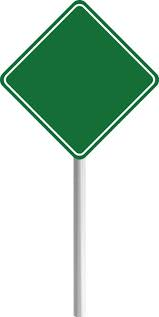
#> input picture go.jpg, 159 x 317 px
$ jupyter execute 'assignment 01 (IP) (1).ipynb'
#> lines starting #> are read from the running program, lines starting #| are printed output that depends on the picture; after the words box and inside, x2 and y2 are one past the last pixel; in counts of white or black regions, pixels touching at a corner belong together
# Step 1: Import Necessary Libraries and Read the Image

[cell 1]
import cv2
import numpy as np
import matplotlib.pyplot as plt

# Read the input image
img = cv2.imread("go.jpg", cv2.IMREAD_COLOR)
#> img is the input picture: shape (317, 159, 3); mean B, G, R 201, 214.7, 191.9

# Convert BGR to RGB for correct display in Matplotlib
img_rgb = cv2.cvtColor(img, cv2.COLOR_BGR2RGB)

# Display the original image using Matplotlib
plt.imshow(img_rgb)
plt.title("Original Image")
plt.axis("off")  # Hide axes for a clean display
plt.show()

# Part 2: Preprocessing - Convert to Grayscale

[cell 2]
# Convert image to grayscale
gray = cv2.cvtColor(img, cv2.COLOR_BGR2GRAY)
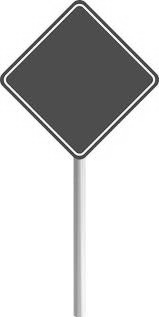
#> gray: shape (317, 159); min 25, max 255, mean 206.3
# Display grayscale image
plt.imshow(gray, cmap='gray')
plt.title("Grayscale Image")
plt.axis("off")  # Hide axes
plt.show()

# Part 3: Preprocessing - Apply Gaussian Blur to Reduce Noise

[cell 3]
# Apply Gaussian Blur
blurred = cv2.GaussianBlur(gray, (5, 5), 0)
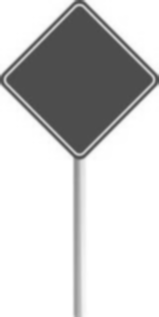
#> blurred: shape (317, 159); min 74, max 255, mean 206.3

# Display blurred image
plt.imshow(blurred, cmap='gray')
plt.title("Blurred Image (Noise Reduction)")
plt.axis("off")  # Hide axes
plt.show()

# Part 4: Preprocessing - Implement Canny Edge Detection

[cell 4]
# Apply Canny Edge Detection
edges = cv2.Canny(blurred, 50, 150)
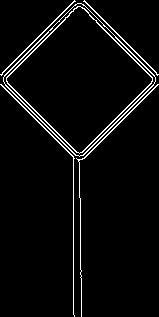
#> edges: shape (317, 159); 4.1% white in thin lines or dots

# Create an all-black image with the same shape as the original
edges_colored = np.zeros_like(img)

# Set the edges to green (BGR: [0, 255, 0] for green)
edges_colored[edges == 255] = [0, 255, 0]

# Display the edge-detected image with green edges
plt.imshow(cv2.cvtColor(edges_colored, cv2.COLOR_BGR2RGB))
plt.title("Canny Edge Detection (Green Edges)")
plt.axis("off")  # Hide axes
plt.show()
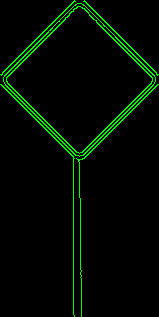
#> shown: shape (317, 159, 3); mean R, G, B 0, 10.4, 0

# Part 5: Detect Traffic Sign Shape, Color, Message

[cell 5]
def detect_color(img):
    hsv = cv2.cvtColor(img, cv2.COLOR_BGR2HSV)

    # Define color ranges
    red_lower1 = np.array([0, 100, 100])
    red_upper1 = np.array([10, 255, 255])
    red_lower2 = np.array([160, 100, 100])
    red_upper2 = np.array([180, 255, 255])
    yellow_lower = np.array([20, 100, 100])
    yellow_upper = np.array([30, 255, 255])
    green_lower = np.array([40, 50, 50])
    green_upper = np.array([90, 255, 255])

    # Create masks
    red_mask1 = cv2.inRange(hsv, red_lower1, red_upper1)
    red_mask2 = cv2.inRange(hsv, red_lower2, red_upper2)
    red_mask = red_mask1 + red_mask2
    yellow_mask = cv2.inRange(hsv, yellow_lower, yellow_upper)
    green_mask = cv2.inRange(hsv, green_lower, green_upper)

    # Determine color
    if np.any(red_mask):
        return "Red"
    elif np.any(yellow_mask):
        return "Yellow"
    elif np.any(green_mask):
        return "Green"
    else:
        return "Unknown"

def detect_shape(contour):
    approx = cv2.approxPolyDP(contour, 0.04 * cv2.arcLength(contour, True), True)
    sides = len(approx)

    if sides == 3:
        return "Triangle"
    elif sides == 4:
        return "Rectangle"
    elif sides == 6:
        return "Hexagon"
    elif sides > 4:
        return "Circle"
    else:
        return "Unknown"

# Find contours
contours, _ = cv2.findContours(edges, cv2.RETR_TREE, cv2.CHAIN_APPROX_SIMPLE)
#> contours = 8 contours; box (x1, y1, x2, y2) and area: (3, 3, 156, 157) 12582, (3, 3, 156, 157) 12352, (6, 6, 153, 154) 11382, (6, 6, 153, 154) 11106, (76, 84, 159, 317) 78, (83, 0, 159, 76) 74, (0, 0, 76, 76) 74, (0, 84, 75, 317) 74

message = "Unknown Sign"
shape_detected = "Unknown"
color_detected = "Unknown"

# Process detected contours
for contour in contours:
    if cv2.contourArea(contour) > 500:  # Filter small contours
        shape_detected = detect_shape(contour)
        color_detected = detect_color(img)

        # Draw contour
        cv2.drawContours(img, [contour], -1, (0, 255, 0), 2)

        # Display message based on color
        if color_detected == "Red":
            message = "STOP"
        elif color_detected == "Yellow":
            message = "BE READY"
        elif color_detected == "Green":
            message = "GO"
        else:
            message = "UNKNOWN SIGN"

        # Display text on image
        x, y, w, h = cv2.boundingRect(contour)
        cv2.putText(img, f"{shape_detected}, {message}", (x, y - 10), cv2.FONT_HERSHEY_SIMPLEX, 0.6, (255, 255, 255), 2)
#> this loop made 8 passes
#> (approx in detect_shape, x, y, w, h) on passes 3 to 6: ([[81, 3], [3, 77], [79, 156], [155, 81]], 3, 3, 153, 154), ([[77, 3], [155, 77], [79, 156], [3, 81]], 3, 3, 153, 154), ([[77, 6], [6, 81], [79, 153], [152, 77]], 6, 6, 147, 148), ([[78, 6], [152, 78], [79, 153], [6, 80]], 6, 6, 147, 148)
#> pass 3, in detect_color, `green_mask = cv2.inRange(hsv, green_lower, green_upper)`:
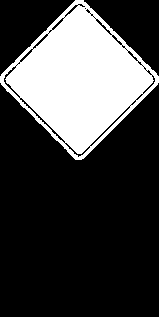
#> green_mask: shape (317, 159); 26.2% white; 1 white region, box (x1, y1, x2, y2) and area: (0, 0, 159, 160) 13221
#> after the loop:
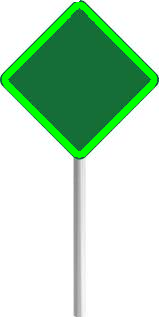
#> img: shape (317, 159, 3); 5.94% of pixels changed, all inside (x1, y1, x2, y2) = (2, 0, 157, 158)

# Convert BGR to RGB for Matplotlib display
img_rgb = cv2.cvtColor(img, cv2.COLOR_BGR2RGB)

# Show the final output
plt.imshow(img_rgb)
plt.title("Traffic Sign Detection")
plt.axis("off")
plt.show()

# Print detected shape, color, and message
print(f"Detected Shape: {shape_detected}")
#| Detected Shape: Rectangle
print(f"Detected Color: {color_detected}")
#| Detected Color: Green
print(f"Message: {message}")
#| Message: GO

# Part 6: Display Bounding Box for ROI and Save Processed Image

[cell 6]
# Draw bounding box in blue color
x, y, w, h = cv2.boundingRect(contour)
#> x = 0; y = 0; w = 76; h = 76
cv2.rectangle(img, (x, y), (x + w, y + h), (255, 0, 0), 2)  # Blue color (BGR format)
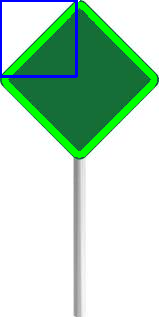
#> img: shape (317, 159, 3); 1.5% of pixels changed, all inside (x1, y1, x2, y2) = (0, 0, 78, 78)

# Define Region of Interest (ROI) for the detected traffic sign
roi = img[y:y + h, x:x + w]
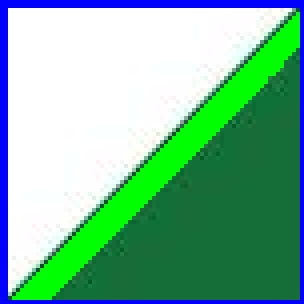
#> roi: shape (76, 76, 3) (shown 4 times larger); mean B, G, R 153.6, 182.7, 120.8

# Display the ROI
plt.imshow(cv2.cvtColor(roi, cv2.COLOR_BGR2RGB))
plt.title(f"ROI: {shape_detected}, {message}")
plt.axis("off")
plt.show()

# Convert BGR to RGB for Matplotlib display
img_rgb = cv2.cvtColor(img, cv2.COLOR_BGR2RGB)

# Show the final output
plt.imshow(img_rgb)
plt.title("Traffic Sign Detection")
plt.axis("off")
plt.show()

# Save the processed image
cv2.imwrite("processed_traffic_sign.png", img)

# Print detected shape, color, and message
print(f"Detected Shape: {shape_detected}")
#| Detected Shape: Rectangle
print(f"Detected Color: {color_detected}")
#| Detected Color: Green
print(f"Message: {message}")
#| Message: GO

$ run again, with beready.png saved as go.jpg
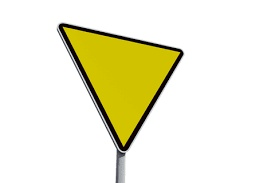
#> input picture beready.png, 275 x 183 px
#> img is the input picture: shape (183, 275, 3); mean B, G, R 214.2, 238.4, 240.3
#> `edges = cv2.Canny(blurred, 50, 150)`:
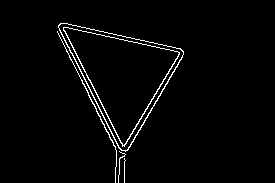
#> edges: shape (183, 275); 2.3% white in thin lines or dots, all inside (x1, y1, x2, y2) = (57, 23, 184, 183)
#> contours = 7 contours, 2 with area under 20; largest, box (x1, y1, x2, y2) and area: (58, 23, 184, 152) 7876, (58, 23, 184, 151) 7752, (63, 27, 180, 147) 6384, (63, 27, 180, 146) 6268, (57, 31, 117, 183) 37
#> the loop `for contour in contours:` made 7 passes
#> (approx in detect_shape, x, y, w, h) on passes 4 to 7: ([[60, 23], [127, 150], [183, 51]], 58, 23, 126, 129), ([[61, 23], [183, 52], [126, 150]], 58, 23, 126, 128), ([[63, 27], [124, 146], [179, 52]], 63, 27, 117, 120), ([[64, 27], [179, 53], [123, 145]], 63, 27, 117, 119)
#| Detected Shape: Triangle
#| Detected Color: Yellow
#| Message: BE READY
#> `roi = img[y:y + h, x:x + w]`:
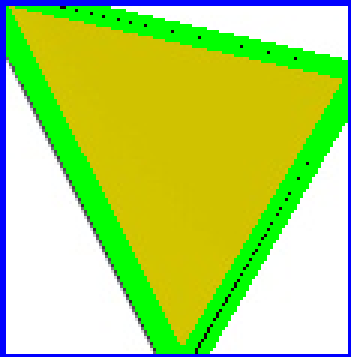
#> roi: shape (119, 117, 3) (shown 3 times larger); mean B, G, R 104.4, 215.4, 176.1
#| Detected Shape: Triangle
#| Detected Color: Yellow
#| Message: BE READY
